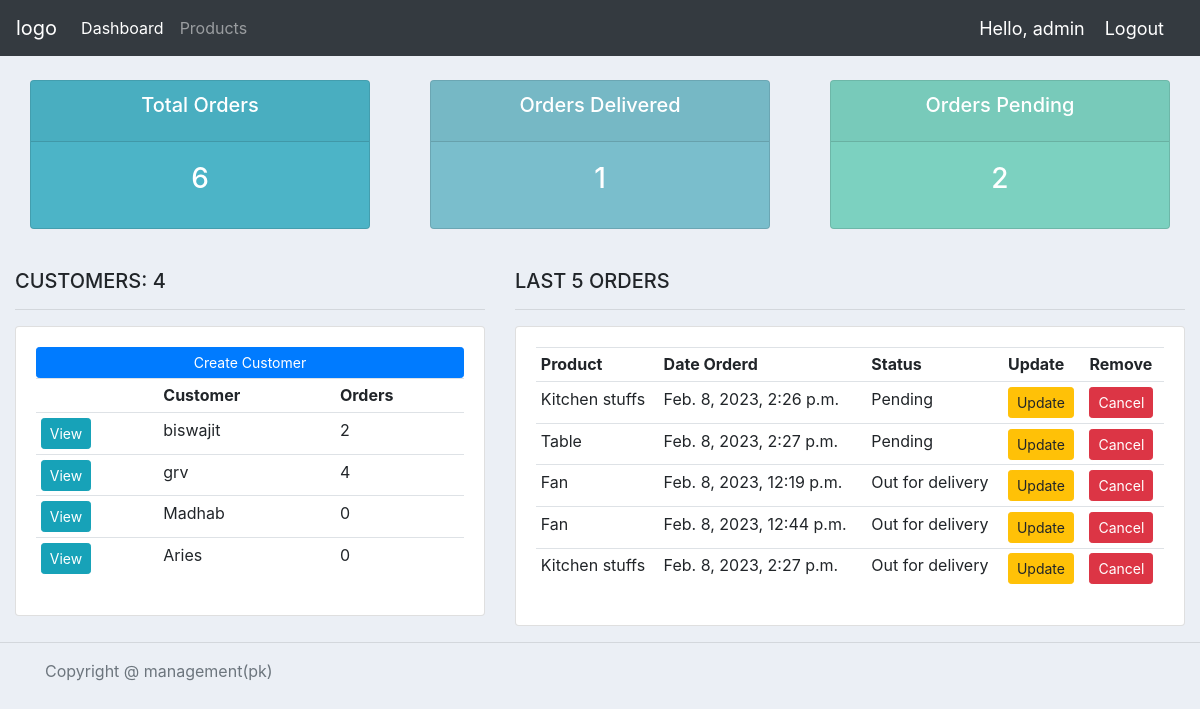
The app's page / (signed in) with its own data.
### accounts/models.py (models this page shows, shortened)
class Customer(models.Model):
	user = models.OneToOneField(User, null=True, blank=True, on_delete=models.CASCADE)
	name = models.CharField(max_length=200, null=True)
	phone = models.CharField(max_length=200, null=True)
	email = models.CharField(max_length=200, null=True)
	profile_pic = models.ImageField(default="namep.png",null=True, blank=True)
	date_created = models.DateTimeField(auto_now_add=True, null=True, blank=True)
	@property
	def orders(self):
		order_count = self.order_set.all().count()
		return str(order_count)

class Order(models.Model):
	STATUS = (
			('Pending', 'Pending'),
			('Out for delivery', 'Out for delivery'),
			('Delivered', 'Delivered'),
			)
	customer = models.ForeignKey(Customer, on_delete= models.SET_NULL, null=True)
	product = models.ForeignKey(Product, on_delete= models.SET_NULL, null=True)
	date_created = models.DateTimeField(auto_now_add=True, null=True, blank=True)
	status = models.CharField(max_length=200, null=True, choices=STATUS)

class Product(models.Model):
	CATEGORY = (
			('Indoor', 'Indoor'),
			('Out Door', 'Out Door'),
			)
	name = models.CharField(max_length=200, null=True)
	price = models.FloatField(null=True)
	category = models.CharField(max_length=200, null=True, choices=CATEGORY)
	description = models.TextField()
	date_created = models.DateTimeField(auto_now_add=True, null=True, blank=True)
	def __str__(self):
		return self.name

### accounts/decorators.py (the view)
	def wrapper_function(request, *args, **kwargs):
		group = None
		if request.user.groups.exists():
			group = request.user.groups.all()[0].name
		if group == 'customer':
			return redirect('user-page')
		elif group == 'admin':
			return view_func(request, *args, **kwargs)

### accounts/views.py (called while the page is built)
@login_required(login_url='login')
@admin_only
def home(request):
	orders = Order.objects.all().order_by('-status')[0:5]
	customers = Customer.objects.all()
	total_customers = customers.count()
	total_orders = Order.objects.all().count()
	delivered = Order.objects.filter(status='Delivered').count()
	pending = Order.objects.filter(status='Pending').count()
	context = {'customers':customers, 'orders':orders,
	'total_customers':total_customers,'total_orders':total_orders,
	'delivered':delivered, 'pending':pending}
	return render(request, 'accounts/dashBoard.html', context)

### accounts/templates/accounts/dashboard.html
{% extends 'accounts/main.html' %}
{% block content %}
{% include 'accounts/status_row.html' %}
<br>
<div class="row">
	<div class="col-md-5">
		<h5>CUSTOMERS: {{total_customers}}</h5>
		<hr>
		<div class="card card-body">
			<a class="btn btn-primary  btn-sm btn-block" href="">Create Customer</a>
			<table class="table table-sm">
				<tr>
					<th></th>
					<th>Customer</th>
					<th>Orders</th>
				</tr>
				{% for customer in customers %}
					<tr>
						<td><a href="{% url 'customer' customer.id %}" class="btn btn-sm btn-info">View</a></td>
						<td>{{customer.name}}</td>
						<td>{{customer.orders}}</td>
					</tr>
				{% endfor %}
			</table>
		</div>
	</div>
	<div class="col-md-7">
		<h5>LAST 5 ORDERS</h5>
		<hr>
		<div class="card card-body">
			<table class="table table-sm">
				<tr>
					<th>Product</th>
					<th>Date Orderd</th>
					<th>Status</th>
					<th>Update</th>
					<th>Remove</th>
				</tr>
				{% for order in orders %}
					<tr>
						<td>{{order.product}}</td>
						<td>{{order.date_created}}</td>
						<td>{{order.status}}</td>
						<td><a class="btn btn-sm btn-warning" href="{% url 'update_order' order.id %}">Update</a></td>
						<td><a class="btn btn-sm btn-danger" href="{% url 'delete_order' order.id %}">Cancel</a></td>
					</tr>
				{% endfor %}
			</table>
		</div>
	</div>
</div>
{% endblock %}

### accounts/templates/accounts/main.html (shortened to what this page needs)
{% load static %}
<!DOCTYPE html>
<html>
<head>
	<link rel="stylesheet" href="https://stackpath.bootstrapcdn.com/bootstrap/4.3.1/css/bootstrap.min.css">
	<link rel="stylesheet" type="text/css" href="{% static '/css/main.css' %}">
</head>
<body>
	{%  include 'accounts/navbar.html' %}
	<div class="container-fluid">
	{% block content %}
	{% endblock %}
    </div>
	<hr>
	{% include 'accounts/footer.html' %}
</body>
</html>

### accounts/templates/accounts/navbar.html (shortened to what this page needs)
{% load static %}
<nav class="navbar navbar-expand-lg navbar-dark bg-dark">
  <a class="navbar-brand" href="{% url 'home' %}">logo</a>
  <div class="collapse navbar-collapse" id="navbarNav">
    <ul class="navbar-nav">
      {% if request.user.is_staff %}
      <li class="nav-item active">
        <a class="nav-link" href="{% url 'home' %}">Dashboard</a>
      </li>
      <li class="nav-item">
        <a class="nav-link" href="{% url 'products' %}">Products</a>
      </li>
      {% else %}
       <li class="nav-item">
        <a class="nav-link" href="{% url 'account' %}">Settings</a>
      </li>
      {% endif %}
    </ul>
  </div>
  <span class="hello-msg">Hello, {{request.user}}</span>
  <span ><a  class="hello-msg" href="{% url 'logout' %}">Logout</a></span>
</nav>

### accounts/templates/accounts/status_row.html
<br>
<div class="row">
	<div class="col">
		<div class="col-md">
			<div class="card text-center text-white  mb-3" id="total-orders">
			  	<div class="card-header">
			  		<h5 class="card-title">Total Orders</h5>
			  	</div>
			  	<div class="card-body">
			    	<h3 class="card-title">{{total_orders}}</h3>
			  	</div>
			</div>
		</div>
	</div>
	<div class="col">
		<div class="col-md">
			<div class="card text-center text-white  mb-3" id="orders-delivered">
			  	<div class="card-header">
			  		<h5 class="card-title">Orders Delivered</h5>
			  	</div>
			  	<div class="card-body">
			    	<h3 class="card-title">{{delivered}}</h3>
			  	</div>
			</div>
		</div>
	</div>
	<div class="col">
		<div class="col-md">
			<div class="card text-center text-white  mb-3" id="orders-pending">
			  	<div class="card-header">
			  		<h5 class="card-title">Orders Pending</h5>
			  	</div>
			  	<div class="card-body">
			    	<h3 class="card-title">{{pending}}</h3>
			  	</div>
			</div>
		</div>
	</div>
</div>

### accounts/templates/accounts/footer.html
<footer class="footer">
    <div class="container">
      <span class="text-muted">Copyright @ management(pk)</span>
    </div>
  </footer>

### static/css/main.css (style rules this page uses)
body { background-color: #ebeff5; }
#total-orders { background-color: #4cb4c7; }
#orders-delivered { background-color: #7abecc; }
#orders-pending { background-color: #7CD1C0; }

### accounts/templates/accounts/navbar.html (style rules this page uses)
.hello-msg { font-size: 18px; color: #fff; margin-right: 20px; }

### records on screen
Customer: name "biswajit", orders "2"
Customer: name "grv", orders "4"
Customer: name "Madhab", orders "0"
Customer: name "Aries", orders "0"
Order: product "Kitchen stuffs", date_created "Feb. 8, 2023, 2:26 p.m.", status "Pending"
Order: product "Table", date_created "Feb. 8, 2023, 2:27 p.m.", status "Pending"
Order: product "Fan", date_created "Feb. 8, 2023, 12:19 p.m.", status "Out for delivery"
Order: product "Fan", date_created "Feb. 8, 2023, 12:44 p.m.", status "Out for delivery"
Order: product "Kitchen stuffs", date_created "Feb. 8, 2023, 2:27 p.m.", status "Out for delivery"

### other values on screen
{{ request.user }} "admin"
{{ total_orders }} "6"
{{ delivered }} "1"
{{ pending }} "2"
{{ total_customers }} "4"
